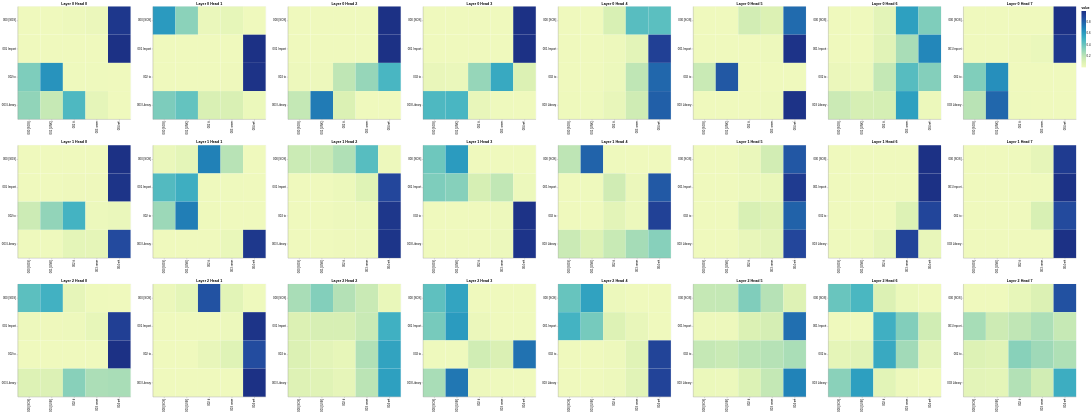

The notebook cell this image was saved under:
### Code cell
get_all_attention_maps("encoder-decoder", layers, heads, encoder_input_tokens, decoder_input_tokens, min(20, sentence_len))
